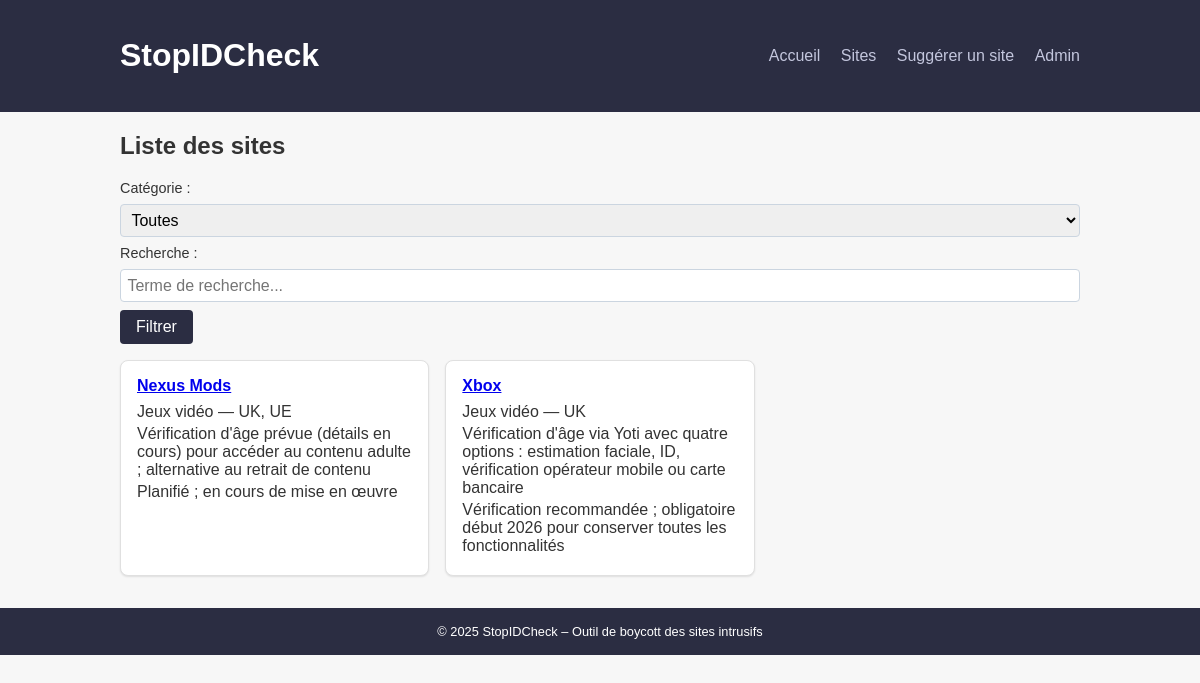
The app's page /sites?category=Jeux+vidéo with its own data.
### tables this page shows
CREATE TABLE sites (
    id INTEGER PRIMARY KEY AUTOINCREMENT,
    name TEXT NOT NULL,
    url TEXT NOT NULL,
    category TEXT NOT NULL,
    description TEXT,
    verification_type TEXT,
    context TEXT,
    date_in_effect TEXT,
    status TEXT,
    country TEXT,
    sources TEXT
);

### app.py (the view, shortened to what this page needs)
    @app.route('/sites')
    def list_sites() -> str:
        db = get_db()
        categories = request.args.getlist('category')
        verifs = request.args.getlist('verification_type')
        countries = request.args.getlist('country')
        query = request.args.get('q')
        sql = 'SELECT * FROM sites'
        params: list[str] = []
        conditions: list[str] = []
        if categories:
            placeholders = ','.join('?' * len(categories))
            conditions.append(f'category IN ({placeholders})')
            params.extend(categories)
        if verifs:
            like_conditions = []
            for keyword in verifs:
                like_conditions.append('verification_type LIKE ?')
                params.append(f'%{keyword}%')
            conditions.append('(' + ' OR '.join(like_conditions) + ')')
        if countries:
            country_conditions = []
            for code in countries:
                country_conditions.append('country LIKE ?')
                params.append(f'%{code}%')
            conditions.append('(' + ' OR '.join(country_conditions) + ')')
        if conditions:
            sql += ' WHERE ' + ' AND '.join(conditions)
        sql += ' ORDER BY name'
        rows = db.execute(sql, params).fetchall()
        sites = []
        for row in rows:
            label, css_class = compute_severity(row)
            d = dict(row)
            d['severity_label'] = label
            d['severity_class'] = css_class
            sites.append(d)
        selected = {
            'category': categories,
            'verification_type': verifs,
            'country': countries
        }
        return render_template('site_list.html', sites=sites, selected=selected, query=query)

### templates/site_list.html (shortened to what this page needs)
{% extends 'base.html' %}
{% block content %}
    <h2>Liste des sites</h2>
    <form action="{{ url_for('list_sites') }}" method="get" class="filter-form">
        <label for="category">Catégorie :</label>
        <select name="category" id="category" onchange="this.form.submit()">
            <option value="">Toutes</option>
        </select>
        <label for="q">Recherche :</label>
        <input type="text" name="q" id="q" value="{{ query or '' }}" placeholder="Terme de recherche...">
        <button type="submit">Filtrer</button>
    </form>
    <div class="site-grid">
        {% if sites %}
            {% for site in sites %}
                <div class="site-card">
                    <h4><a href="{{ url_for('view_site', site_id=site['id']) }}">{{ site['name'] }}</a></h4>
                    <p class="tags">{{ site['category'] }} — {{ site['country'] }}</p>
                    <p class="verification">{{ site['verification_type'] }}</p>
                    <p class="status">{{ site['status'] }}</p>
                </div>
            {% endfor %}
        {% else %}
            <p>Aucun site trouvé.</p>
        {% endif %}
    </div>
{% endblock %}

### static/style.css (style rules this page uses)
body { font-family: Arial, sans-serif; margin: 0; padding: 0; background-color: #f7f7f7; color: #333; }
.site-grid { display: grid; grid-template-columns: repeat(auto-fill, minmax(250px, 1fr)); gap: 1rem; margin-top: 1rem; }
.site-card { background-color: #fff; border: 1px solid #e0e0e0; border-radius: 8px; padding: 1rem; box-shadow: 0 1px 2px rgba(0,0,0,0.1); }
.site-card h4 { margin-top: 0; margin-bottom: 0.5rem; }
.site-card p { margin: 0.25rem 0; }
.filter-form, .suggest-form, .login-form { margin-bottom: 1rem; display: flex; flex-wrap: wrap; gap: 0.5rem; align-items: flex-end; }
.filter-form label, .suggest-form label, .login-form label { display: flex; flex-direction: column; flex: 1 1 200px; font-size: 0.9rem; }
input[type="text"], input[type="url"], input[type="password"], select, textarea { padding: 0.4rem; border: 1px solid #cbd5e0; border-radius: 4px; font-size: 1rem; width: 100%; box-sizing: border-box; }
button { background-color: #2b2d42; color: #fff; border: none; border-radius: 4px; padding: 0.5rem 1rem; cursor: pointer; font-size: 1rem; }

### records on screen
sites: name "Nexus Mods", category "Jeux vidéo", country "UK, UE", verification_type "Vérification d'âge prévue (détails en cours) pour accéder au contenu adulte ; alternative au retrait de contenu", status "Planifié ; en cours de mise en œuvre"
sites: name "Xbox", category "Jeux vidéo", country "UK", verification_type "Vérification d'âge via Yoti avec quatre options : estimation faciale, ID, vérification opérateur mobile ou carte bancaire", status "Vérification recommandée ; obligatoire début 2026 pour conserver toutes les fonctionnalités"

### other values on screen
{{ 2025 }} "2025"
